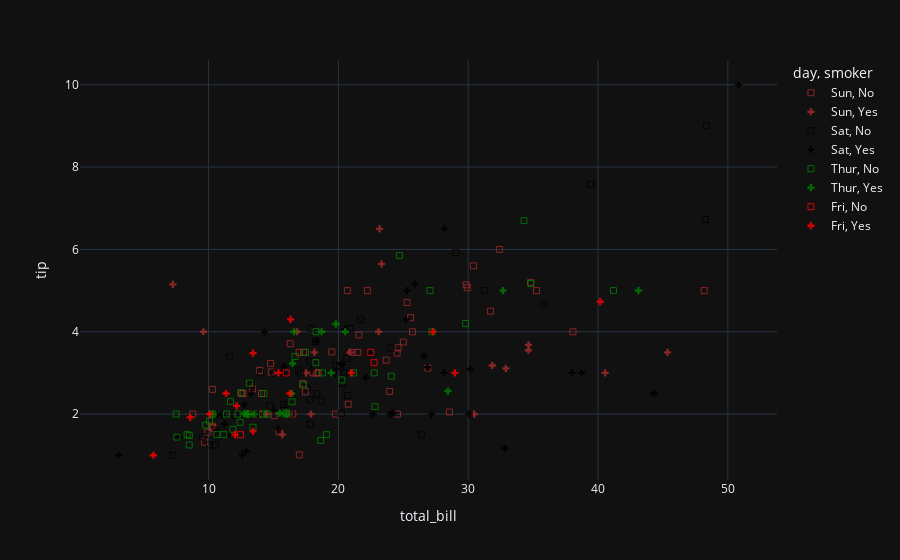

Notebook code for this chart:
### Code cell
scatterplot = px.scatter(
    data_frame=tips,
    x="total_bill",
    y="tip",
    
    #   ----------------------------------------------------------

    symbol="smoker",
#     symbol_sequence=[3,'square-open'],                        # set marker symbols
    symbol_map={"No": "square-open" ,"Yes":3},  
    color="day",     

    opacity=0.8,                                              # set opacity of markers
#     color_discrete_sequence=["red","green","blue","black"],   # set marker colors. When color colum isn't numeric data
    color_discrete_map={"Thur": "green" ,"Fri":"red",         # map your chosen colors
                        "Sat":"black","Sun":"brown"},
    
    #   ----------------------------------------------------------
   
    template='plotly_dark',
)

pio.show(scatterplot)

### Figure 1 — Plotly figure (JSON) as saved in the notebook; plotly's stock layout.template omitted (floating-point values rounded to 4 significant figures)
{"data": [{"hovertemplate": "day=Sun<br>smoker=No<br>total_bill=%{x}<br>tip=%{y}<extra></extra>", "legendgroup": "Sun, No", "marker": {"color": "brown", "opacity": 0.8, "symbol": "square-open"}, "mode": "markers", "name": "Sun, No", "orientation": "v", "showlegend": true, "type": "scatter", "x": [16.99, 10.34, 21.01, 23.68, 24.59, 25.29, 8.77, 26.88, 15.04, 14.78, 10.27, 35.26, 15.42, 18.43, 14.83, 21.58, 10.33, 16.29, 16.97, 17.46, 13.94, 9.68, 30.4, 18.29, 22.23, 32.4, 28.55, 18.04, 12.54, 10.29, 34.81, 9.94, 25.56, 19.49, 38.07, 23.95, 25.71, 17.31, 29.93, 14.07, 13.13, 17.26, 24.55, 19.77, 29.85, 48.17, 25, 13.39, 16.49, 21.5, 12.66, 16.21, 13.81, 24.52, 20.76, 31.71, 20.69], "xaxis": "x", "y": [1.01, 1.66, 3.5, 3.31, 3.61, 4.71, 2, 3.12, 1.96, 3.23, 1.71, 5, 1.57, 3, 3.02, 3.92, 1.67, 3.71, 3.5, 2.54, 3.06, 1.32, 5.6, 3, 5, 6, 2.05, 3, 2.5, 2.6, 5.2, 1.56, 4.34, 3.51, 4, 2.55, 4, 3.5, 5.07, 2.5, 2, 2.74, 2, 2, 5.14, 5, 3.75, 2.61, 2, 3.5, 2.5, 2, 2, 3.48, 2.24, 4.5, 5], "yaxis": "y"}, {"hovertemplate": "day=Sun<br>smoker=Yes<br>total_bill=%{x}<br>tip=%{y}<extra></extra>", "legendgroup": "Sun, Yes", "marker": {"color": "brown", "opacity": 0.8, "symbol": 3}, "mode": "markers", "name": "Sun, Yes", "orientation": "v", "showlegend": true, "type": "scatter", "x": [17.51, 7.25, 31.85, 16.82, 32.9, 17.89, 14.48, 9.6, 34.63, 34.65, 23.33, 45.35, 23.17, 40.55, 20.9, 30.46, 18.15, 23.1, 15.69], "xaxis": "x", "y": [3, 5.15, 3.18, 4, 3.11, 2, 2, 4, 3.55, 3.68, 5.65, 3.5, 6.5, 3, 3.5, 2, 3.5, 4, 1.5], "yaxis": "y"}, {"hovertemplate": "day=Sat<br>smoker=No<br>total_bill=%{x}<br>tip=%{y}<extra></extra>", "legendgroup": "Sat, No", "marker": {"color": "black", "opacity": 0.8, "symbol": "square-open"}, "mode": "markers", "name": "Sat, No", "orientation": "v", "showlegend": true, "type": "scatter", "x": [20.65, 17.92, 20.29, 15.77, 39.42, 19.82, 17.81, 13.37, 12.69, 21.7, 19.65, 9.55, 18.35, 15.06, 20.69, 17.78, 24.06, 16.31, 16.93, 18.69, 31.27, 16.04, 26.41, 48.27, 17.59, 20.08, 16.45, 20.23, 12.02, 17.07, 14.73, 10.51, 20.92, 18.24, 14, 7.25, 48.33, 20.45, 13.28, 11.61, 10.77, 10.07, 35.83, 29.03, 17.82], "xaxis": "x", "y": [3.35, 4.08, 2.75, 2.23, 7.58, 3.18, 2.34, 2, 2, 4.3, 3, 1.45, 2.5, 3, 2.45, 3.27, 3.6, 2, 3.07, 2.31, 5, 2.24, 1.5, 6.73, 2.64, 3.15, 2.47, 2.01, 1.97, 3, 2.2, 1.25, 4.08, 3.76, 3, 1, 9, 3, 2.72, 3.39, 1.47, 1.25, 4.67, 5.92, 1.75], "yaxis": "y"}, {"hovertemplate": "day=Sat<br>smoker=Yes<br>total_bill=%{x}<br>tip=%{y}<extra></extra>", "legendgroup": "Sat, Yes", "marker": {"color": "black", "opacity": 0.8, "symbol": 3}, "mode": "markers", "name": "Sat, Yes", "orientation": "v", "showlegend": true, "type": "scatter", "x": [38.01, 11.24, 20.29, 13.81, 11.02, 18.29, 3.07, 15.01, 26.86, 25.28, 17.92, 44.3, 22.42, 15.36, 20.49, 25.21, 14.31, 10.59, 10.63, 50.81, 15.81, 26.59, 38.73, 24.27, 12.76, 30.06, 25.89, 13.27, 28.17, 12.9, 28.15, 11.59, 7.74, 30.14, 22.12, 24.01, 15.69, 15.53, 12.6, 32.83, 27.18, 22.67], "xaxis": "x", "y": [3, 1.76, 3.21, 2, 1.98, 3.76, 1, 2.09, 3.14, 5, 3.08, 2.5, 3.48, 1.64, 4.06, 4.29, 4, 1.61, 2, 10, 3.16, 3.41, 3, 2.03, 2.23, 2, 5.16, 2.5, 6.5, 1.1, 3, 1.5, 1.44, 3.09, 2.88, 2, 3, 3, 1, 1.17, 2, 2], "yaxis": "y"}, {"hovertemplate": "day=Thur<br>smoker=No<br>total_bill=%{x}<br>tip=%{y}<extra></extra>", "legendgroup": "Thur, No", "marker": {"color": "green", "opacity": 0.8, "symbol": "square-open"}, "mode": "markers", "name": "Thur, No", "orientation": "v", "showlegend": true, "type": "scatter", "x": [27.2, 22.76, 17.29, 16.66, 10.07, 15.98, 34.83, 13.03, 18.28, 24.71, 21.16, 10.65, 12.43, 24.08, 11.69, 13.42, 14.26, 15.95, 12.48, 29.8, 8.52, 14.52, 11.38, 22.82, 19.08, 20.27, 11.17, 12.26, 18.26, 8.51, 10.33, 14.15, 13.16, 17.47, 34.3, 41.19, 27.05, 16.43, 8.35, 18.64, 11.87, 9.78, 7.51, 7.56, 18.78], "xaxis": "x", "y": [4, 3, 2.71, 3.4, 1.83, 2.03, 5.17, 2, 4, 5.85, 3, 1.5, 1.8, 2.92, 2.31, 1.68, 2.5, 2, 2.52, 4.2, 1.48, 2, 2, 2.18, 1.5, 2.83, 1.5, 2, 3.25, 1.25, 2, 2, 2.75, 3.5, 6.7, 5, 5, 2.3, 1.5, 1.36, 1.63, 1.73, 2, 1.44, 3], "yaxis": "y"}, {"hovertemplate": "day=Thur<br>smoker=Yes<br>total_bill=%{x}<br>tip=%{y}<extra></extra>", "legendgroup": "Thur, Yes", "marker": {"color": "green", "opacity": 0.8, "symbol": 3}, "mode": "markers", "name": "Thur, Yes", "orientation": "v", "showlegend": true, "type": "scatter", "x": [19.44, 32.68, 16, 19.81, 28.44, 15.48, 16.58, 10.34, 43.11, 13, 13.51, 18.71, 12.74, 13, 16.4, 20.53, 16.47], "xaxis": "x", "y": [3, 5, 2, 4.19, 2.56, 2.02, 4, 2, 5, 2, 2, 4, 2.01, 2, 2.5, 4, 3.23], "yaxis": "y"}, {"hovertemplate": "day=Fri<br>smoker=No<br>total_bill=%{x}<br>tip=%{y}<extra></extra>", "legendgroup": "Fri, No", "marker": {"color": "red", "opacity": 0.8, "symbol": "square-open"}, "mode": "markers", "name": "Fri, No", "orientation": "v", "showlegend": true, "type": "scatter", "x": [22.49, 22.75, 12.46, 15.98], "xaxis": "x", "y": [3.5, 3.25, 1.5, 3], "yaxis": "y"}, {"hovertemplate": "day=Fri<br>smoker=Yes<br>total_bill=%{x}<br>tip=%{y}<extra></extra>", "legendgroup": "Fri, Yes", "marker": {"color": "red", "opacity": 0.8, "symbol": 3}, "mode": "markers", "name": "Fri, Yes", "orientation": "v", "showlegend": true, "type": "scatter", "x": [28.97, 5.75, 16.32, 40.17, 27.28, 12.03, 21.01, 11.35, 15.38, 12.16, 13.42, 8.58, 13.42, 16.27, 10.09], "xaxis": "x", "y": [3, 1, 4.3, 4.73, 4, 1.5, 3, 2.5, 3, 2.2, 3.48, 1.92, 1.58, 2.5, 2], "yaxis": "y"}], "layout": {"autosize": true, "legend": {"title": {"text": "day, smoker"}, "tracegroupgap": 0}, "margin": {"t": 60}, "xaxis": {"anchor": "y", "autorange": true, "domain": [0, 1], "range": [-0.2983, 54.18], "title": {"text": "total_bill"}, "type": "linear"}, "yaxis": {"anchor": "x", "autorange": true, "domain": [0, 1], "range": [0.3619, 10.64], "title": {"text": "tip"}, "type": "linear"}}}
